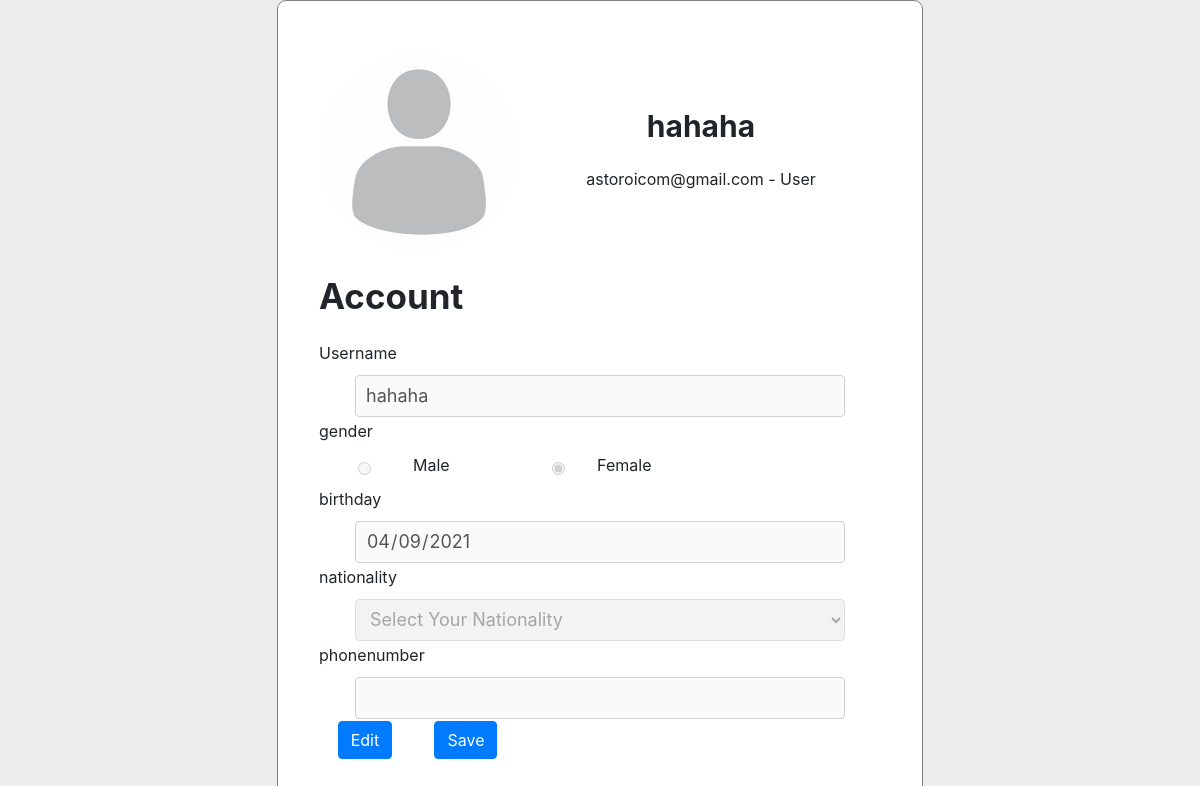
The app's page /source/info_update.php (signed in) with its own data.
### tables this page shows
CREATE TABLE `usersinfo` (
  `userid` int(11) NOT NULL,
  `fullName` varchar(64) NOT NULL,
  `birthDate` date NOT NULL,
  `gender` tinyint(1) NOT NULL,
  `country` varchar(32) NOT NULL,
  `phoneNumber` varchar(16) NOT NULL,
  `balance` int(11) NOT NULL,
  `pictureLink` varchar(128) NOT NULL
);

CREATE TABLE `users` (
  `username` varchar(64) NOT NULL,
  `password` varchar(64) NOT NULL,
  `email` varchar(64) NOT NULL,
  `userid` int(11) NOT NULL,
  `creatorid` int(11) NOT NULL,
  `level` int(11) NOT NULL
);

### source/info_update.php (the view, shortened to what this page needs)
<!DOCTYPE html>
<html lang="en">
<head>
    <?php
      echo "<link rel='stylesheet' href='https://maxcdn.bootstrapcdn.com/bootstrap/4.5.2/css/bootstrap.min.css'>";
      echo "<link rel='stylesheet' href=<script src='https://cdnjs.cloudflare.com/ajax/libs/popper.js/1.16.0/umd/popper.min.js'></script>";
      echo "<link rel='stylesheet' type='text/css' href='style.css'>";
      $servername = "localhost";
      $username ="root";
      $password = "";
      $dbname = "database";
      $conn = new mysqli($servername,$username,$password,$dbname);
      $userid = $_SESSION['userid'];
      $sql = "SELECT * FROM usersinfo WHERE userid = $userid";
      $result = $conn->query($sql);
      $row = $result->fetch_assoc();
      $sql = "SELECT email FROM users WHERE userid = $userid";
      $result = $conn->query($sql);
      $email = $result->fetch_assoc()['email'];
    ?>
</head>
<body>
    <div class="container">
        <div class="row">
            <div class="col-4 offset-md-4 alignment_center">
                <div class="acc_frame">
                    <form action="" method="POST" enctype="multipart/form-data">
                        <table>
                            <tr>
                                <td colspan="2"><div class='form-group'>
                                    <div class="image">
                                    <img src="<?php
                                        if(strlen($_SESSION['pictureLink'])>0){
                                            if(file_exists($_SESSION['pictureLink'])){
                                                echo $_SESSION['pictureLink'];
                                            }
                                            else
                                                echo "resources/default/default_img.jpg";
                                        }
                                        else
                                            echo "resources/default/default_img.jpg"
                                            ?>"  id="profile_display"/>
                                    </div>
                                    </div>
                                </td>
                                <td colspan="2"><div class="acc_spacing_fullname">
                                    <table>
                                        <tr>
                                            <td><p class="acc_title_fullname"><?php echo $row['fullName']?></p></td>
                                        </tr>
                                        <tr>
                                            <td ><p><?php echo $email?> - <?php
                                                if($_SESSION['level'] == 3){
                                                    echo "Admin";
                                                }
                                                elseif($_SESSION['level'] ==2){
                                                    echo "Creator";
                                                }
                                                else
                                                    echo "User";
                                            ?></p></td>
                                        </tr>
                                    </table>
                                    </div></td>
                            </tr>
                            <tr>
                                <td class ="alignment_left" colspan="4"><p class="acc_account_title">Account</p></td>
                            </tr>
                            <tr>
                                <td class ="alignment_left" colspan="4" ><label>Username</label></td>
                            </tr>
                            <tr>
                                <td colspan="4" ><input type="text" class="res_input" id="Username" name="fullname" value="<?php echo $row['fullName']?>" disabled></td>
                            </tr>
                            <tr>
                                <td colspan="4" class ="alignment_left"><label>gender</label></td>
                            </tr>
                            <tr>
                                <td>
                                    <?php
                                        if($row['gender']==1)
                                            echo '<input type="radio" id="male_radio" name="gender_radio" value="1" checked disabled>';
                                        else
                                            echo '<input type="radio" id="male_radio" name="gender_radio" disabled>'
                                    ?>
                                </td>
                                <td class="alignment_left"><label for="male_radio">Male</label></td>
                                <td>
                                    <?php
                                        if($row['gender']==0)
                                            echo '<input type="radio" id="female_radio" name="gender_radio" value="0" checked disabled>';
                                        else
                                            echo '<input type="radio" id="female_radio" name="gender_radio" disabled>'
                                    ?>
                                </td>
                                <td class="alignment_left"><label for="female_radio">Female</label></td>
                            </tr>
                            <tr>
                                <td colspan="4" class ="alignment_left"><label>birthday</label></td>
                            </tr>
                            <tr>
                                <td colspan="4"><input type="date" class="res_input" id="birthday" name="birthday" value="<?php echo $row['birthDate']?>" disabled></td>
                            </tr>
                            <tr>
                                <td colspan="4" class ="alignment_left" ><label>nationality</label></td>
                            </tr>
                            <tr>
                                <td colspan="4"><select name="nation" id="nation_select" class="res_input" disabled>
                                    <option hidden>Select Your Nationality</option>
                                </select></td>
                            </tr>
                            <tr>
                                <td colspan="4" class ="alignment_left"><label>phonenumber</label></td>
                            </tr>
                            <tr>
                                <td colspan="4"><input type="text" class="res_input" id="phonenumber" name="phone" value="<?php echo $row['phoneNumber']?>" disabled></td>
                            </tr>
                            <tr>
                                <td><div class='form-group'>
                                <button class ="btn btn-primary" id="edit" type="button" onclick="enableEdit()" value="0">Edit</button>
                                </div></td>
                                <td><div class='form-group'>
                                <button class ="btn btn-primary" name="save_account" type="submit">Save</button>
                                </div></td>
                        </tr>
                        </table>
                    </form>
                </div>
            </div>
        </div>
    </div>
</body>
</html>

### source/style.css (style rules this page uses)
body { background-color: rgba(235, 235, 235, 0.924); }
.alignment_center { display: flex; flex-direction: column; justify-content: center; align-items: center; text-align: center; min-height: 100vh; }
.alignment_left { text-align: left; }
.res_input { width: 490px; height: 42px; border-radius: 4px; padding-left : 10px; font-size: 18px; border : 1px solid #d0d0d0; }
.image { position: relative; width: 100%; }
#profile_display { display: block; width: 200px; margin: 10px auto; border-radius: 50%; }
.acc_frame { border-radius: 9px; border: 1px solid grey; background-color: white; padding: 40px; }
.acc_title_fullname { font-size: 30px; font-weight:bold; }
.acc_spacing_fullname { width: 360px; display: flex; flex-direction: column; justify-content: center; align-items: center; text-align: center; }
.acc_account_title { font-size: 35px; font-weight:bold; }

### records on screen
usersinfo: fullName "hahaha", fullname "hahaha", birthday "04/09/2021"
users: email "astoroicom@gmail.com"
